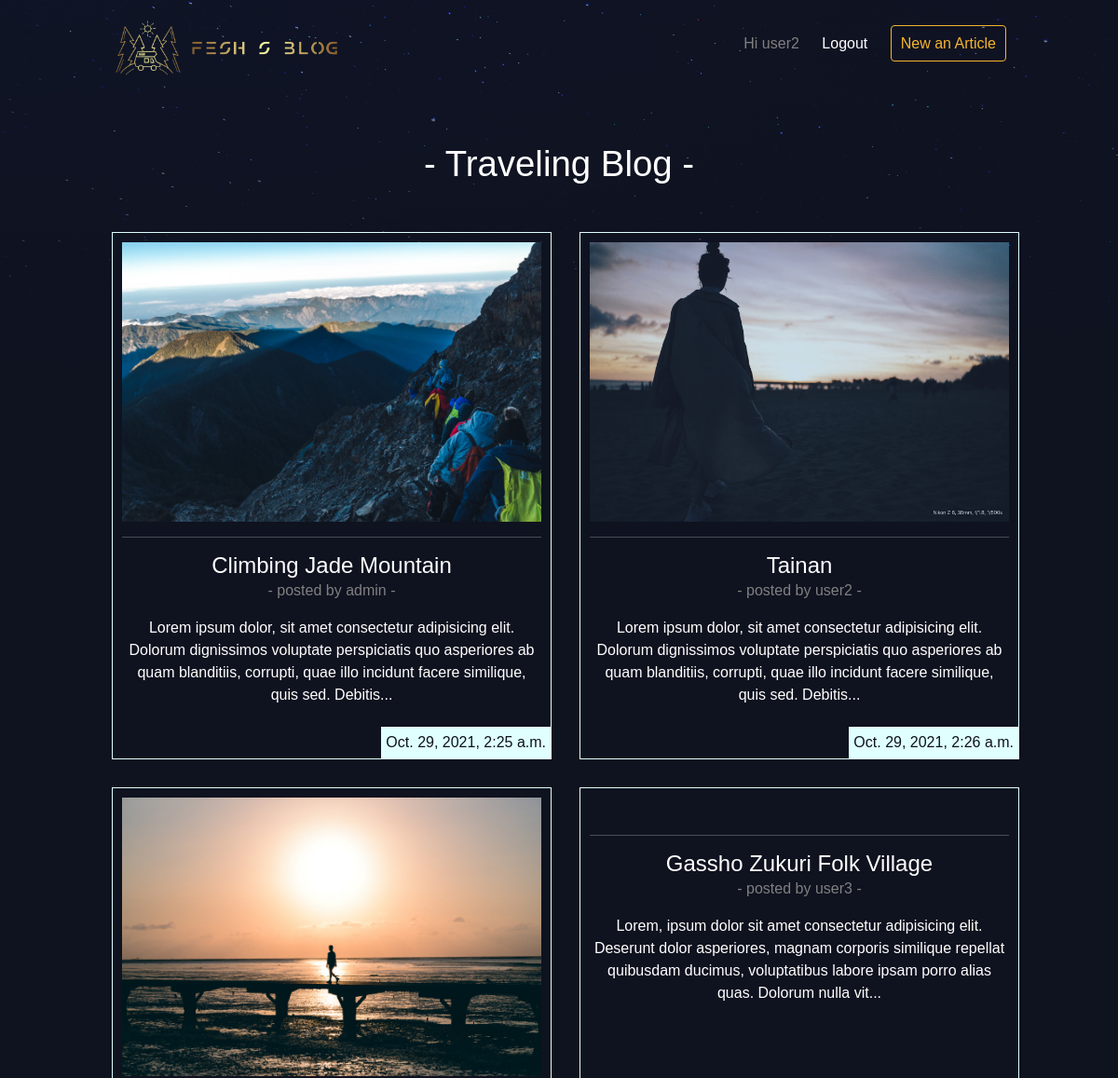
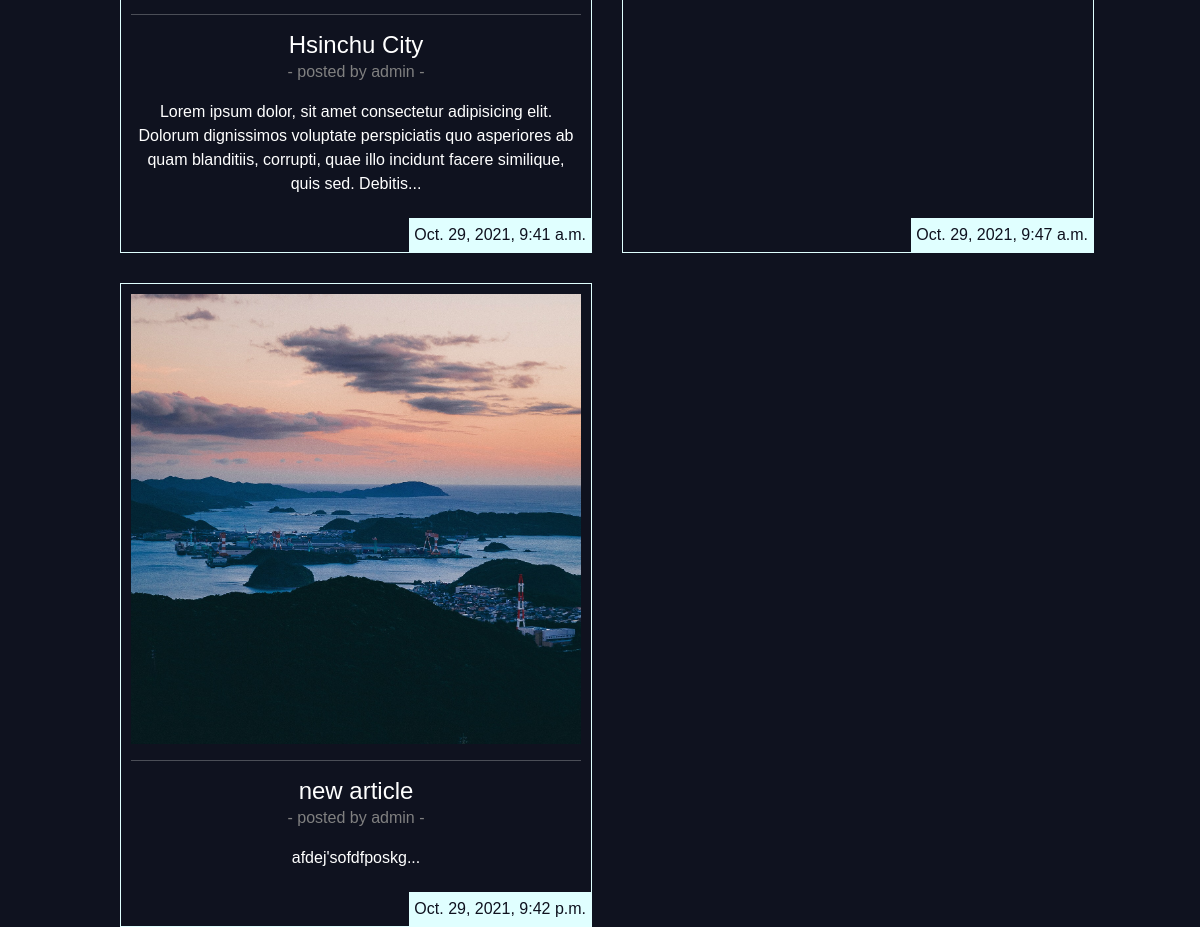
The page / (signed in) on the database its author committed (2 pictures, top to bottom).
### articles/models.py (models this page shows, shortened)
class Article(models.Model):
    title = models.CharField(max_length=100)
    slug = models.SlugField()   # s/b url friendly string
    body = models.TextField()
    date = models.DateTimeField( auto_now_add=True)
    thumb = models.ImageField(default="default.png", blank=True)
    author = models.ForeignKey(User, on_delete=models.CASCADE, default=None)
    ''' model method '''
    def snippet(self):
        return self.body[:200]+"..."

### articles/views.py (the view)
# urls.py: url(r'^$',views.article_list, name="list"),    #when the user visit .com, it fires homepage() in the views.py
def article_list(request):
    articles =Article.objects.all().order_by('date')
    return render(request, 'articles/article_list.html',{'articles':articles})

### articles/templates/articles/article_list.html
{% extends 'base_layout.html' %}
{% block content %}
        <h1> - Traveling Blog - </h1>
        <div class="articles">
            {% for article in articles %}
                <div class="article">
                    <div> <img width="450px" src="{{ article.thumb.url }}" alt=""></div>
                    <hr>
                    <h2><a href="{% url 'articlesApp:detail' article.slug %}">{{ article.title }}</a></h2>
                    <p class="description"> - posted by {{ article.author }} -</p>
                    <p>{{ article.snippet }}</p>
                    <p class="date">{{ article.date }}</p>
                </div>
            {% endfor %}
        </div>
{% endblock %}

### templates/base_layout.html (shortened to what this page needs)
{% load static %}
<!doctype html>
<html lang="en">
  <head>
    <link href="https://cdn.jsdelivr.net/npm/bootstrap@5.1.3/dist/css/bootstrap.min.css" rel="stylesheet">
    <link rel="stylesheet" href="{% static 'styles.css' %}">
  </head>
  <body>
    <header class="wrapper">
        <h1 class="logo"><a href="{% url 'home' %}"><img width="250px" src="{% static 'fesh_logo.png' %}"></a></h1>
        <nav>
            <ul>
                {% if user.is_authenticated %}
                <li class="greet">Hi {{user.username}}</li>
                <li>
                    <a href="#"  onclick="$('#signOutBtn').click()">Logout</a>
                </li>
                <li><a href="{% url 'articlesApp:create' %}" class="highlight">New an Article</a></li>
                {% else %}
                    <li><a href="{% url 'articlesApp:create' %}" >New an Article</a></li>
                    <li><a href="{% url 'accountsApp:login' %}">Login</a></li>
                    <li><a href="{% url 'accountsApp:signup' %}">Signup</a></li>
                {% endif %}
            </ul>
        </nav>
    </header>
    <div class="wrapper">
        {% block content %}{% endblock %}
    </div>
  </body>
</html>

### assets/styles.css (style rules this page uses)
body { background-color: #0f121f; background-image: url(stars.png); background-repeat: no-repeat; color: #fff; }
body * { font-family: Helvetica, sans-serif, Times, serif; }
h1, h2, h3, h4, h5 { font-weight: normal; margin: 0; }
a, a:hover, a:visited { color: #fff; text-decoration: none; }
.wrapper { max-width: 960px; margin: 0 auto; }
div.wrapper h1 { text-align: center; margin: 50px auto; font-size: 2.4em }
header { display: grid; grid-template-columns: 1fr 1fr; padding: 20px 0; }
nav { justify-self: end; padding-top:15px ; }
nav li { display: inline-block; list-style-type: none; margin-left: 20px; }
.greet { color: gray; }
.articles { display: grid; grid-template-columns: 1fr 1fr; grid-gap: 30px; }
.article { padding: 10px; border: 1px solid lightcyan; border-style: groove; position: relative; padding-bottom: 40px; }
.article h2 { font-size: 1.5em; }
.article h2, .article p { text-align: center; }
.article .date { padding: 5px; background:lightcyan; position: absolute; right: 0; bottom: 0; margin: 0; color: #0f121f; }
a.highlight { border: 1px solid #f5b52d; padding: 10px; border-radius: 4px; color: #f5b52d; }
.description { color: gray; font-size: 0.5 em; }

### rows shown on the page
Article: thumb (picture), title "Climbing Jade Mountain", author "admin", snippet "Lorem ipsum dolor, sit amet consectetur adipisicing elit. Dolorum dignissimos voluptate perspiciatis quo asperiores ab quam blanditiis, corrupti, quae illo incidunt facere similique, quis sed. Debitis...", date "Oct. 29, 2021, 2:25 a.m."
Article: thumb (picture), title "Tainan", author "user2", snippet "Lorem ipsum dolor, sit amet consectetur adipisicing elit. Dolorum dignissimos voluptate perspiciatis quo asperiores ab quam blanditiis, corrupti, quae illo incidunt facere similique, quis sed. Debitis...", date "Oct. 29, 2021, 2:26 a.m."
Article: thumb (picture), title "Hsinchu City", author "admin", snippet "Lorem ipsum dolor, sit amet consectetur adipisicing elit. Dolorum dignissimos voluptate perspiciatis quo asperiores ab quam blanditiis, corrupti, quae illo incidunt facere similique, quis sed. Debitis...", date "Oct. 29, 2021, 9:41 a.m."
Article: title "Gassho Zukuri Folk Village", author "user3", snippet "Lorem, ipsum dolor sit amet consectetur adipisicing elit. Deserunt dolor asperiores, magnam corporis similique repellat quibusdam ducimus, voluptatibus labore ipsam porro alias quas. Dolorum nulla vit...", date "Oct. 29, 2021, 9:47 a.m."
Article: thumb (picture), title "new article", author "admin", snippet "afdej'sofdfposkg...", date "Oct. 29, 2021, 9:42 p.m."

### other values the page prints
{{ user.username }} "user2"
